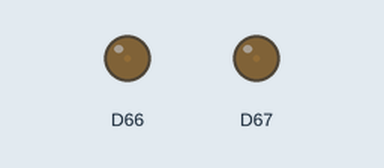
A sketch run on a simulated Arduino Due. Shown: output pins drawn as LEDs (lit = HIGH).

Above: at 0.15 s.
At 0.76 s:
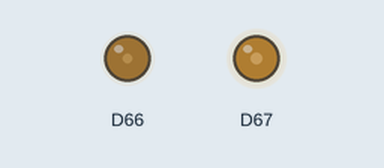
Timing chart, 0 to 0.7 s (numbered marks = the images above):
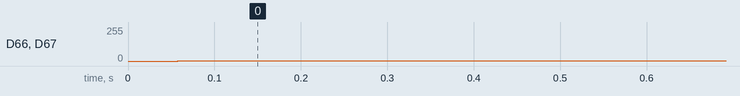

The sketch:

sinewave_script2.ino
```cpp
//This script generates 3 sine waves at different phases at offset, need to figure out how to control other DAC

//Constants
#define MAX_SAMPLES 120 //There are 120 elements in array
#define DAC_RESOLUTION 12

//Variables
int i = 0; //Iterate through wave values for wave 1
int j = 0; //Iterate through wave values for wave 2
int offsetdeg = 120; //120 degrees
int offset; ////Formula: offset degrees * num of samples / 360

//sine wave lookup table
static int sinewave1[MAX_SAMPLES] =
{
    0x7ff, 0x86a, 0x8d5, 0x93f, 0x9a9, 0xa11, 0xa78, 0xadd, 0xb40, 0xba1,
    0xbff, 0xc5a, 0xcb2, 0xd08, 0xd59, 0xda7, 0xdf1, 0xe36, 0xe77, 0xeb4,
    0xeec, 0xf1f, 0xf4d, 0xf77, 0xf9a, 0xfb9, 0xfd2, 0xfe5, 0xff3, 0xffc,
    0xfff, 0xffc, 0xff3, 0xfe5, 0xfd2, 0xfb9, 0xf9a, 0xf77, 0xf4d, 0xf1f,
    0xeec, 0xeb4, 0xe77, 0xe36, 0xdf1, 0xda7, 0xd59, 0xd08, 0xcb2, 0xc5a,
    0xbff, 0xba1, 0xb40, 0xadd, 0xa78, 0xa11, 0x9a9, 0x93f, 0x8d5, 0x86a,
    0x7ff, 0x794, 0x729, 0x6bf, 0x655, 0x5ed, 0x586, 0x521, 0x4be, 0x45d,
    0x3ff, 0x3a4, 0x34c, 0x2f6, 0x2a5, 0x257, 0x20d, 0x1c8, 0x187, 0x14a,
    0x112, 0xdf, 0xb1, 0x87, 0x64, 0x45, 0x2c, 0x19, 0xb, 0x2,
    0x0, 0x2, 0xb, 0x19, 0x2c, 0x45, 0x64, 0x87, 0xb1, 0xdf,
    0x112, 0x14a, 0x187, 0x1c8, 0x20d, 0x257, 0x2a5, 0x2f6, 0x34c, 0x3a4,
    0x3ff, 0x45d, 0x4be, 0x521, 0x586, 0x5ed, 0x655, 0x6bf, 0x729, 0x794
};

static int sinewave2[MAX_SAMPLES]; //2nd wave starts at offset
static int sinewave3[MAX_SAMPLES]; //3rd wave starts at 2*offset

void setup()
{
  //Set DACs as outputs
  pinMode(DAC0, OUTPUT);
  pinMode(DAC1, OUTPUT);
  analogWriteResolution(DAC_RESOLUTION); //Set up resolution
  offset = offsetdeg*MAX_SAMPLES/360; //Calculate offset

  generateSineShifted(offset, sinewave2); //Copy values from lookup table starting at offset on sinewave2
  generateSineShifted(offset*2, sinewave3); //Copy values from lookup table starting at offsetX2 on sinewave3

}

//This method fills an array to generate a sine wave starting at offset offs
void generateSineShifted(int offs, int * wave)
{
  //Copy values from lookup table starting at offset on sinewave
  j=0;
  for (i=offs ; i< MAX_SAMPLES ; i++) //Start from offset of i until max samples of i
    wave[j++] = sinewave1[i];
  i = 0; //Reset i
  for (j=j ; j < MAX_SAMPLES ; j++) //Start from where left off on sinewave2 and copy values of sinewave1 from 0 to offset
    wave[j] = sinewave1[i++];
  i=0; //Reset i
}

void loop()
{
    i++; //Next element
    if(i == MAX_SAMPLES) //If already reached last element, start again at first
      i = 0;

    analogWrite(DAC0, sinewave1[i]); //Write every element of sinewave1
    analogWrite(DAC1, sinewave2[i]); //Write every element of sinewave2 (2nd wave phase shifted by offset)

    //analogWrite(OTHER DAC HERE!, sinewave3[i]); //Write every element of sinewave3 (3rd wave phase shifted by offsetX2)
}
```

Measured:
- by itself, D66, D67: 0/255 → 1/255 at 0.06 s
